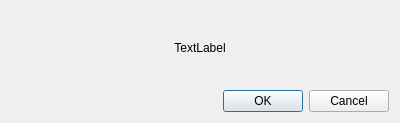
<?xml version="1.0" encoding="UTF-8"?>
<ui version="4.0">
 <class>UpdateDialog</class>
 <widget class="QDialog" name="UpdateDialog">
  <property name="geometry">
   <rect>
    <x>0</x>
    <y>0</y>
    <width>400</width>
    <height>123</height>
   </rect>
  </property>
  <property name="windowTitle">
   <string>ZDEEX GUI Update</string>
  </property>
  <layout class="QVBoxLayout" name="verticalLayout">
   <item>
    <widget class="QLabel" name="message">
     <property name="text">
      <string>TextLabel</string>
     </property>
     <property name="alignment">
      <set>Qt::AlignCenter</set>
     </property>
    </widget>
   </item>
   <item>
    <widget class="QDialogButtonBox" name="buttonBox">
     <property name="orientation">
      <enum>Qt::Horizontal</enum>
     </property>
     <property name="standardButtons">
      <set>QDialogButtonBox::Cancel|QDialogButtonBox::Ok</set>
     </property>
    </widget>
   </item>
  </layout>
 </widget>
 <resources/>
 <connections>
  <connection>
   <sender>buttonBox</sender>
   <signal>accepted()</signal>
   <receiver>UpdateDialog</receiver>
   <slot>accept()</slot>
   <hints>
    <hint type="sourcelabel">
     <x>248</x>
     <y>254</y>
    </hint>
    <hint type="destinationlabel">
     <x>157</x>
     <y>274</y>
    </hint>
   </hints>
  </connection>
  <connection>
   <sender>buttonBox</sender>
   <signal>rejected()</signal>
   <receiver>UpdateDialog</receiver>
   <slot>reject()</slot>
   <hints>
    <hint type="sourcelabel">
     <x>316</x>
     <y>260</y>
    </hint>
    <hint type="destinationlabel">
     <x>286</x>
     <y>274</y>
    </hint>
   </hints>
  </connection>
 </connections>
</ui>
